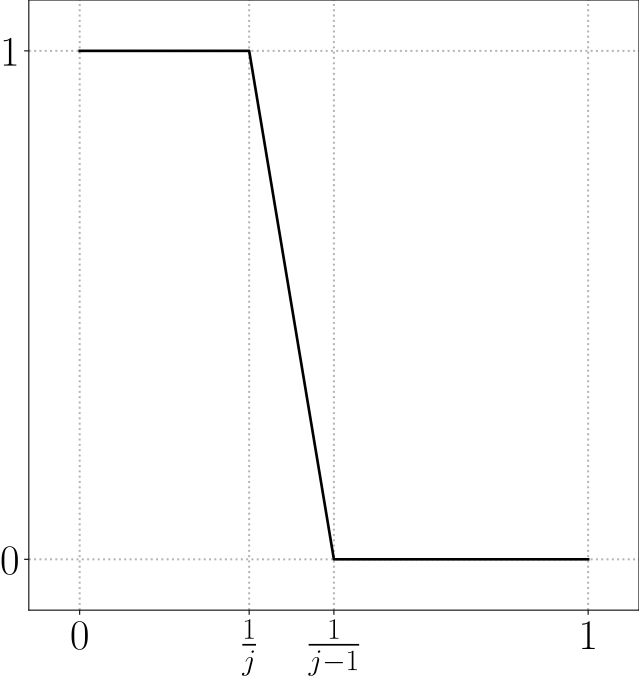

Write the Python code that produced this figure.
import numpy as np, matplotlib.pyplot as plt, matplotlib.transforms as transforms
from matplotlib import rcParams
from pathlib import Path

rcParams['font.size'] = 32
rcParams['font.family'] = 'Computer Modern'
rcParams['text.usetex'] = True

fig = plt.figure(figsize=(8, 8))
ax = fig.add_subplot()
ax.set_aspect('equal')
ax.set_xlim(-0.1, 1.1)
ax.set_ylim(-0.1, 1.1)

ax.plot([0, 1/3, 0.5, 1], [1, 1, 0, 0], linewidth=2, color='black')

ax.grid(color='black', alpha=0.3, linewidth=1.5, linestyle=':')
ax.set_xticks([0, 1/3, 0.5, 1], labels=['$0$', r'$\frac{1}{j}$', r'$\frac{1}{j-1}$', '$1$'])
ax.set_yticks([0, 1])

plt.tight_layout()

plt.savefig(Path(__file__).with_suffix('.svg'), format="svg", bbox_inches="tight", pad_inches=0)
